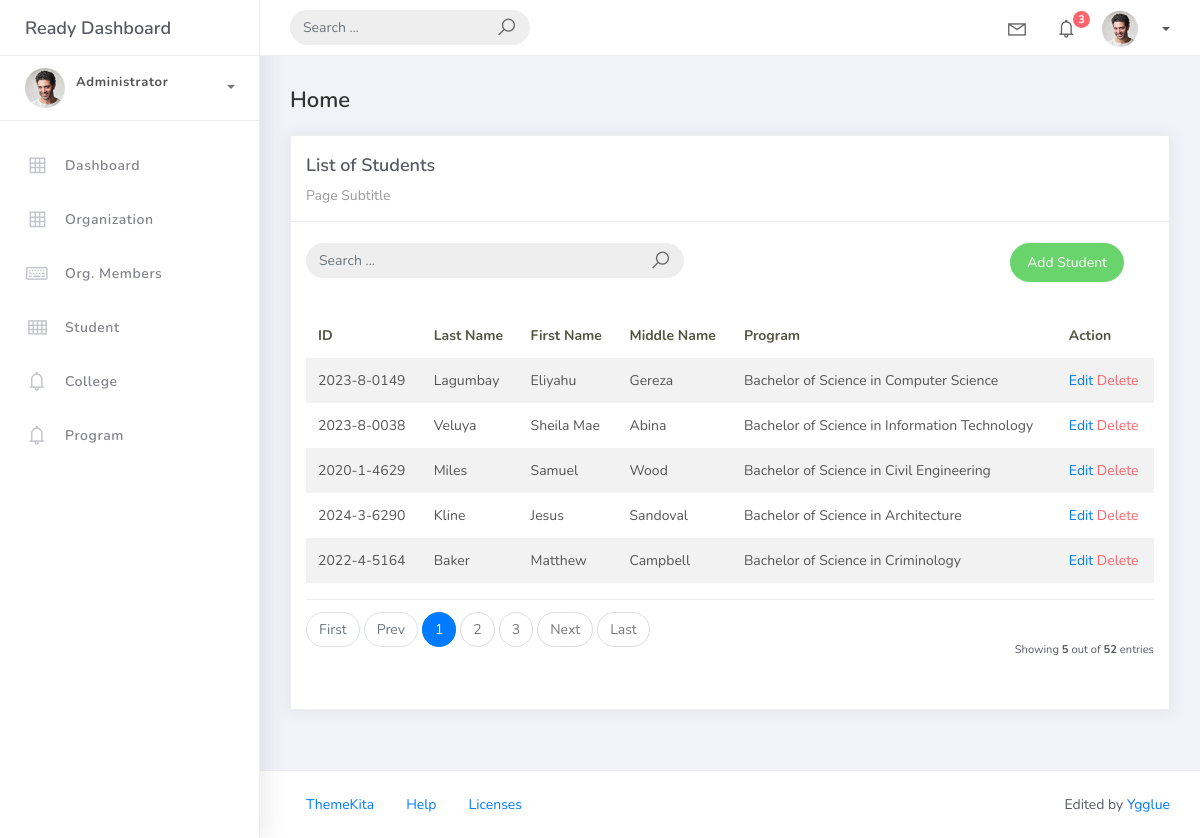
Screenshot of /student_list with the database file from the repository.
### studentorg/models.py (models this page shows, shortened)
class BaseModel(models.Model):
    created_at = models.DateTimeField(auto_now_add=True, db_index=True)
    updated_at = models.DateTimeField(auto_now=True)
    class Meta:
        abstract = True

class Student(BaseModel):
    student_id = models.CharField(max_length=15)
    lastname = models.CharField(max_length=25)
    firstname = models.CharField(max_length=25)
    middlename = models.CharField(max_length=25, blank=True, null=True)
    program = models.ForeignKey(Program, on_delete=models.CASCADE)

class Program(BaseModel):
    prog_name = models.CharField(max_length=150)
    college = models.ForeignKey(College, on_delete=models.CASCADE)
    def __str__(self):
        return self.prog_name

### studentorg/views.py (the view, shortened to what this page needs)
# urls.py: path('student_list', StudentList.as_view(), name='student-list'),
class StudentList(ListView):
    model = Student
    context_object_name = 'student'
    template_name = 'student_list.html'
    paginate_by = 5
    def get_queryset(self):
        qs = super().get_queryset()
        query = self.request.GET.get('q')
        return qs

### templates/student_list.html (shortened to what this page needs)
{% extends 'base.html' %} {% load static %} {% block content %}
<div class="content">
    <div class="container-fluid">
        <h4 class="page-title">Home</h4>
        <div class="row">
            <div class="col-md-12">
                <div class="card">
                    <div class="card-header">
                        <div class="card-title">List of Students</div>
                        <div class="card-category">Page Subtitle</div>
                    </div>
                    <br />
                    <div class="col-md-12 row">
                        <div class="col-md-6">
                            <form class="navbar-left navbar-form nav-search mr-md-3" action="{% url 'student-list' %}">
                                <div class="input-group">
                                    <input type="text" placeholder="Search ..." class="form-control" name="q"/>
                                    <div class="input-group-append">
                                        <span class="input-group-text">
                                            <i class="la la-search search-icon"></i>
                                        </span>
                                    </div>
                                </div>
                            </form>
                        </div>
                        <div class="col-md-6">
                            <div class="pull-right">
                                <a href="{% url 'student-add' %}" class="btn btn-success btn-rounded">Add Student</a>
                            </div>
                        </div>
                    </div>
                    <div class="card-body">
                        <table class="table table-striped mt-3">
                            <thead>
                                <tr>
                                    <th scope="col">ID</th>
                                    <th scope="col">Last Name</th>
                                    <th scope="col">First Name</th>
                                    <th scope="col">Middle Name</th>
                                    <th scope="col">Program</th>
                                    <th scope="col">Action</th>
                                </tr>
                            </thead>
                            <tbody>
                                {% for object in object_list %}
                                <tr>
                                    <td>{{ object.student_id }}</td>
                                    <td>{{ object.lastname }}</td>
                                    <td>{{ object.firstname }}</td>
                                    <td>{{ object.middlename }}</td>
                                    <td>{{ object.program }}</td>
                                    <td>
                                        <a href="student_list/{{ object.id }}">Edit</a>
                                        <a href="student_list/{{ object.id }}/delete" class="text-danger">Delete</a>
                                    </td>
                                    </tr>
                                {% endfor %}
                            </tbody>
                        </table>
                        {% include 'includes/pagination.html' %}
                    </div>
                </div>
            </div>
        </div>
    </div>
</div>
{% endblock %}

### rows the page displays
Student: student_id "2023-8-0149", lastname "Lagumbay", firstname "Eliyahu", middlename "Gereza", program "Bachelor of Science in Computer Science"
Student: student_id "2023-8-0038", lastname "Veluya", firstname "Sheila Mae", middlename "Abina", program "Bachelor of Science in Information Technology"
Student: student_id "2020-1-4629", lastname "Miles", firstname "Samuel", middlename "Wood", program "Bachelor of Science in Civil Engineering"
Student: student_id "2024-3-6290", lastname "Kline", firstname "Jesus", middlename "Sandoval", program "Bachelor of Science in Architecture"
Student: student_id "2022-4-5164", lastname "Baker", firstname "Matthew", middlename "Campbell", program "Bachelor of Science in Criminology"

### other values shown
{{ page_num }} "1"
{{ page_num }} "2" "3"
{{ object_list.count }} "5"
{{ paginator.count }} "52"
